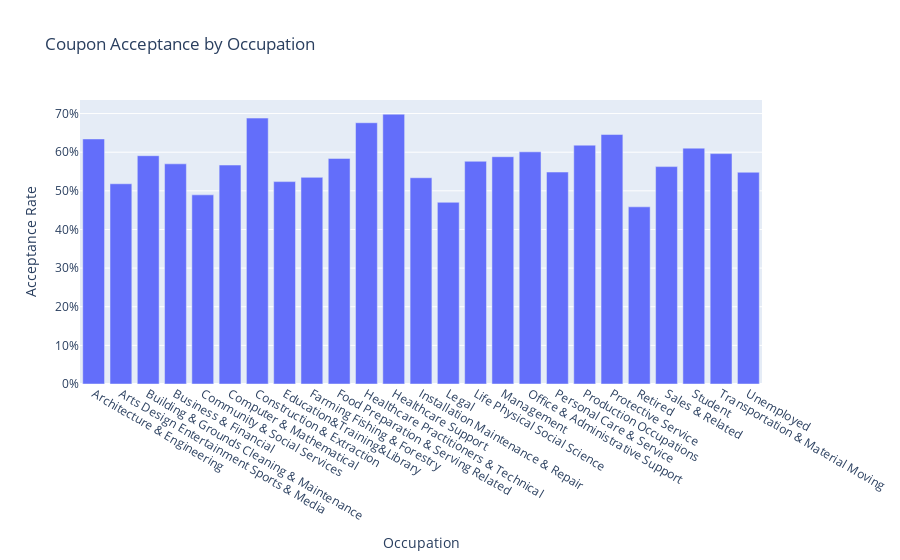

The code cell stored with this chart in its notebook:
### Code cell
# Calculate the acceptance rate for each occupation
occupation_group_counts = driver_coupons.groupby('occupation')['Y'].count().reset_index(name='total')
accepted_counts_occupation = accepted_coupons.groupby('occupation')['Y'].count().reset_index(name='accepted')
acceptance_rate_occupation = pd.merge(occupation_group_counts, accepted_counts_occupation, on='occupation')
acceptance_rate_occupation['acceptance_rate'] = acceptance_rate_occupation['accepted'] / acceptance_rate_occupation['total']

# Create the bar plot for occupation analysis
fig = px.bar(acceptance_rate_occupation, x='occupation', y='acceptance_rate', title='Coupon Acceptance by Occupation', labels={'acceptance_rate': 'Acceptance Rate', 'occupation': 'Occupation'})
fig.update_layout(yaxis_tickformat=',.0%')
fig.show()

# Higher Acceptance for Certain Occupations: Occupations like architecture & engineering, building & grounds cleaning, business & financial, food preparation, healthcare practitioners, healthcare support, production occupations, protective service, sales, and students show higher acceptance rates around 55%.
# Lower Acceptance for Creative and Technical Fields: Individuals in arts, design, entertainment, sports & media, computer & mathematical, education, training & library, legal, office & administrative support, and transportation & material moving show lower acceptance rates around 45%.
# Moderate Acceptance Across Other Occupations: Occupations like construction & extraction, installation, maintenance & repair, life, physical, social science, management, personal care & service, and retired individuals show moderate acceptance rates around 50%.

### Figure 1 — Plotly figure (JSON) as saved in the notebook; plotly's stock layout.template omitted (floating-point values rounded to 4 significant figures)
{"data": [{"alignmentgroup": "True", "hovertemplate": "Occupation=%{x}<br>Acceptance Rate=%{y}<extra></extra>", "legendgroup": "", "marker": {"color": "#636efa", "pattern": {"shape": ""}}, "name": "", "offsetgroup": "", "orientation": "v", "showlegend": false, "textposition": "auto", "type": "bar", "x": ["Architecture & Engineering", "Arts Design Entertainment Sports & Media", "Building & Grounds Cleaning & Maintenance", "Business & Financial", "Community & Social Services", "Computer & Mathematical", "Construction & Extraction", "Education&Training&Library", "Farming Fishing & Forestry", "Food Preparation & Serving Related", "Healthcare Practitioners & Technical", "Healthcare Support", "Installation Maintenance & Repair", "Legal", "Life Physical Social Science", "Management", "Office & Administrative Support", "Personal Care & Service", "Production Occupations", "Protective Service", "Retired", "Sales & Related", "Student", "Transportation & Material Moving", "Unemployed"], "xaxis": "x", "y": [0.6343, 0.5183, 0.5909, 0.5699, 0.4896, 0.5668, 0.6883, 0.5239, 0.5349, 0.5839, 0.6762, 0.6983, 0.5338, 0.4703, 0.5765, 0.5883, 0.6009, 0.5486, 0.6182, 0.6457, 0.4586, 0.5627, 0.6105, 0.5963, 0.5481], "yaxis": "y"}], "layout": {"autosize": true, "barmode": "relative", "legend": {"tracegroupgap": 0}, "title": {"text": "Coupon Acceptance by Occupation"}, "xaxis": {"anchor": "y", "autorange": true, "domain": [0, 1], "range": [-0.5, 24.5], "title": {"text": "Occupation"}, "type": "category"}, "yaxis": {"anchor": "x", "autorange": true, "domain": [0, 1], "range": [0, 0.7351], "tickformat": ",.0%", "title": {"text": "Acceptance Rate"}, "type": "linear"}}}
